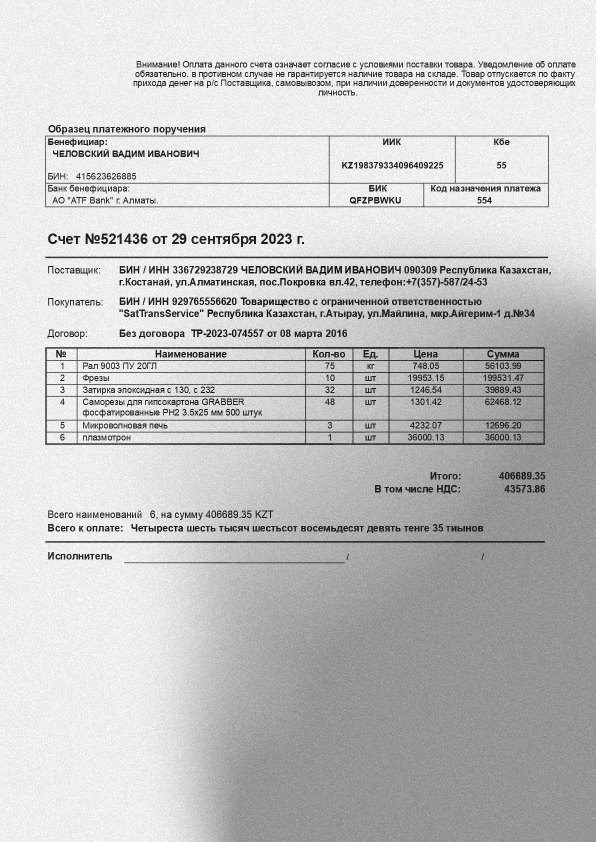
#> input picture distorted_images/invoice_1.jpeg, 1191 x 1684 px (shown at 1/2 size)
$ python -i distortions.py   (imports and definitions only)
#> lines starting #> are read from the running program, lines starting #| are printed output that depends on the picture; after the words box and inside, x2 and y2 are one past the last pixel; in counts of white or black regions, pixels touching at a corner belong together
# -*- coding: utf-8 -*-
'''
Генератор случайных искажений документов в PNG, иммитирующих сканы документов разного качества.
Автор: Коваленко А.В. 12.2023
'''

import random
from PIL import Image, ImageDraw, ImageFilter
import numpy as np
import cv2


# [4 lines left out: function cv_view, not called in this run]


def cv_resize(np_img, k):
    return cv2.resize(np_img, None, fx=k, fy=k)


# Создания абстрактного серого пятна
def create_grey_spot(img):
    width, height = img.width, img.height
    spot = generate_spot(width, height)

    # Рассчёт случайного смещения
    shift_x = random.randint(-width // 2, width // 2)
    shift_y = random.randint(-height // 2, height // 2)

    # Обеспечение, что координаты обрезки находятся в пределах изображения
    left = max(0, min(shift_x, width))
    upper = max(0, min(shift_y, height))
    right = max(width, min(shift_x + width, width * 2))
    lower = max(height, min(shift_y + height, height * 2))

    # Создание нового изображения для смещённого пятна
    shifted_spot = spot.crop((left, upper, right, lower))

    return grey_overlay_images(img, shifted_spot)


# Создания абстрактного белого пятна
# [39 lines left out: functions create_light_spot, create_shadow, create_noise, not called in this run]


def make_gradient_rectangle(width, height, direction='horizontal'):
    gradient = Image.new('L', (width, height), color=0)
    draw = ImageDraw.Draw(gradient)
    direct = width if direction == 'horizontal' else height
    for i in range(direct):
        value = int(55 + 200 * i / (direct - 200))
        draw.line([(i, 0), (i, height)] if direction == 'horizontal' else [(0, i), (width, i)], fill=value)
    return gradient


# Создание абстрактного пятна
def generate_spot(width, height):
    # Создание большего рабочего холста
    canvas_width, canvas_height = width * 2, height * 2
    spot_img = Image.new('L', (canvas_width, canvas_height), 0)

    for _ in range(random.randint(3, 9)):
        radius_x = random.randint(width // 8, width // 2)
        radius_y = random.randint(height // 8, height // 2)
        center_x = random.randint(radius_x+200, canvas_width - radius_x)
        center_y = random.randint(radius_y+200, canvas_height - radius_y)
        angle = random.randint(0, 90)

        gradient = make_gradient_rectangle(radius_x * 2, radius_y * 2, random.choice(['horizontal', 'vertical']))

        mask = Image.new('L', (radius_x * 2, radius_y * 2), 0)
        mask_draw = ImageDraw.Draw(mask)
        mask_draw.ellipse((0, 0, radius_x * 2, radius_y * 2), fill=255)

        masked_gradient = Image.composite(gradient, Image.new('L', gradient.size), mask)

        # Поворот маскированного градиента
        rotated_gradient = masked_gradient.rotate(angle, expand=True)

        # Вычисление новых координат для размещения повернутого эллипса
        new_width, new_height = rotated_gradient.size
        upper_left_x = max(center_x - new_width // 2, 0)
        upper_left_y = max(center_y - new_height // 2, 0)

        # Наложение повернутого эллипса на основное изображение
        spot_img.paste(rotated_gradient, (upper_left_x, upper_left_y), rotated_gradient)

    spot_img = spot_img.filter(ImageFilter.GaussianBlur(random.randint(50, 200)))

    return spot_img


def grey_overlay_images(base_gray, overlay_img):

    # Конвертация изображений в массивы NumPy
    base_array = np.array(base_gray)
    overlay_array = np.array(overlay_img)

    # Ограничение значения пятна
    limited_overlay = np.clip(overlay_array, random.randint(0, 20), 100)

    # Вычитание пятна из базового изображения только там, где это подходит по условию
    result_array = np.where(limited_overlay < base_array, base_array - limited_overlay, base_array)

    return result_array


# [49 lines left out: functions light_overlay_images, random_perspective_change, random_rotate_image, not called in this run]

>>> from PIL import Image
>>> picture = Image.open('distorted_images/invoice_1.jpeg')
#> picture is the input picture: PIL image 1191x1684 L; min 0, max 255, mean 196.7
>>> result = create_grey_spot(picture)
#> after the loop in generate_spot, `for _ in range(random.randint(3, 9)):`:
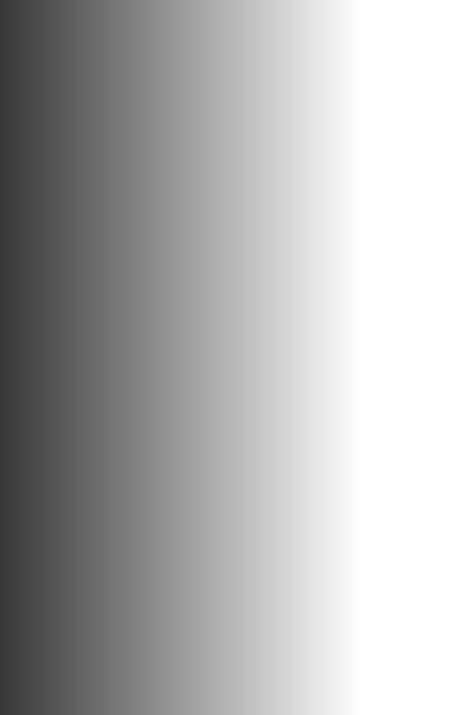
#> gradient: PIL image 922x1430 L (shown at 1/2 size); min 55, max 255, mean 176.2
#> after the loop in generate_spot, `for _ in range(random.randint(3, 9)):`:
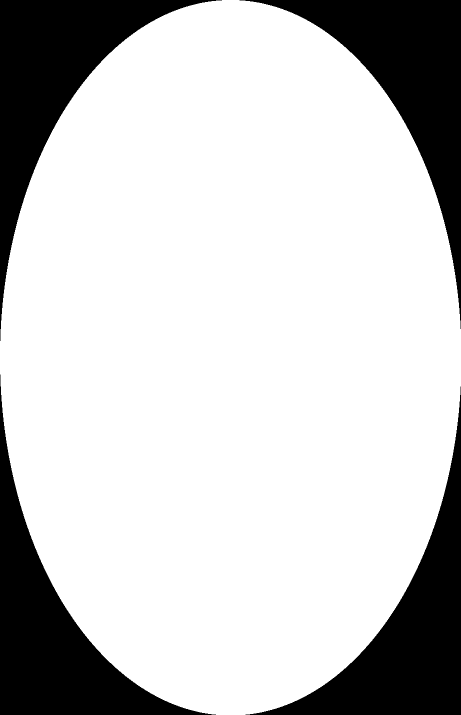
#> mask: PIL image 922x1430 L (shown at 1/2 size); 78.7% white; 4 black regions, box (x1, y1, x2, y2) and area: (0, 0, 444, 682) 70892, (0, 749, 432, 1430) 70448, (479, 0, 922, 658) 70210, (491, 773, 922, 1430) 69767
#> after the loop in generate_spot, `for _ in range(random.randint(3, 9)):`:
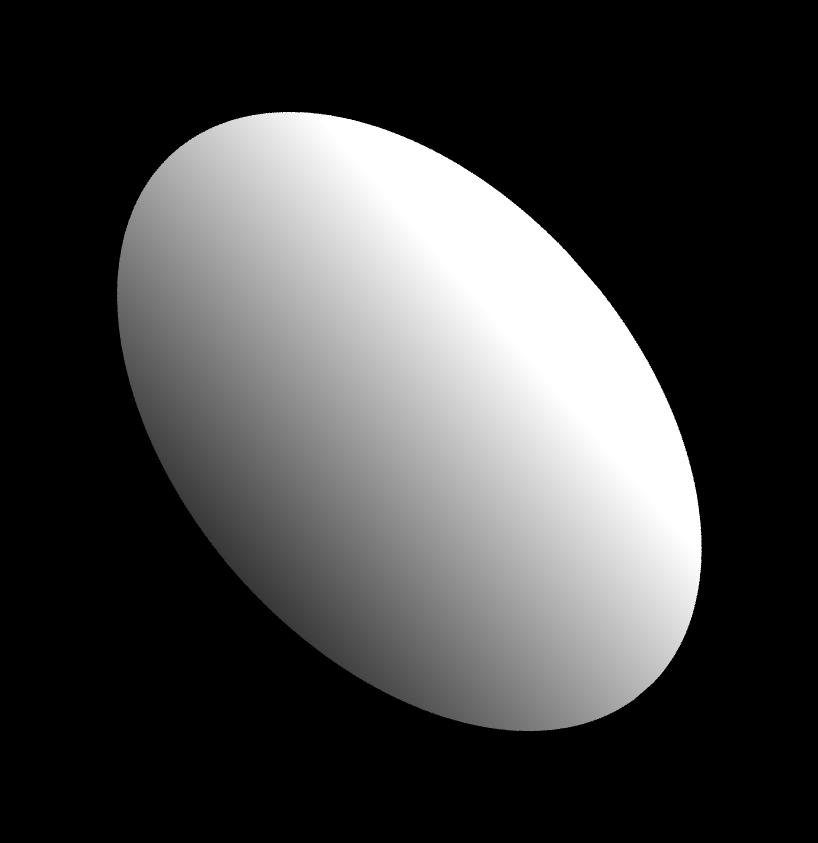
#> rotated_gradient: PIL image 1636x1686 L (shown at 1/2 size); min 0, max 255, mean 67.2
#> after the loop in generate_spot, `for _ in range(random.randint(3, 9)):`:
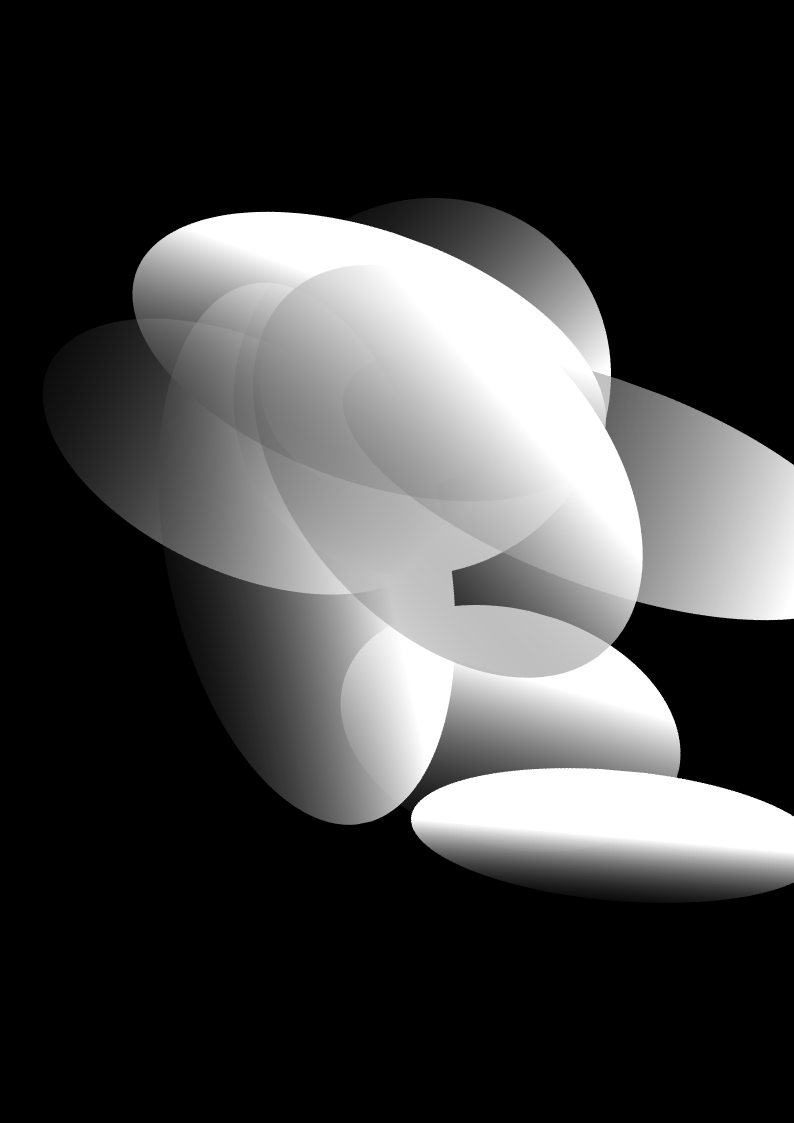
#> spot_img: PIL image 2382x3368 L (shown at 1/3 size); min 0, max 255, mean 64.8
#> in create_grey_spot, `shifted_spot = spot.crop((left, upper, right, lower))`:
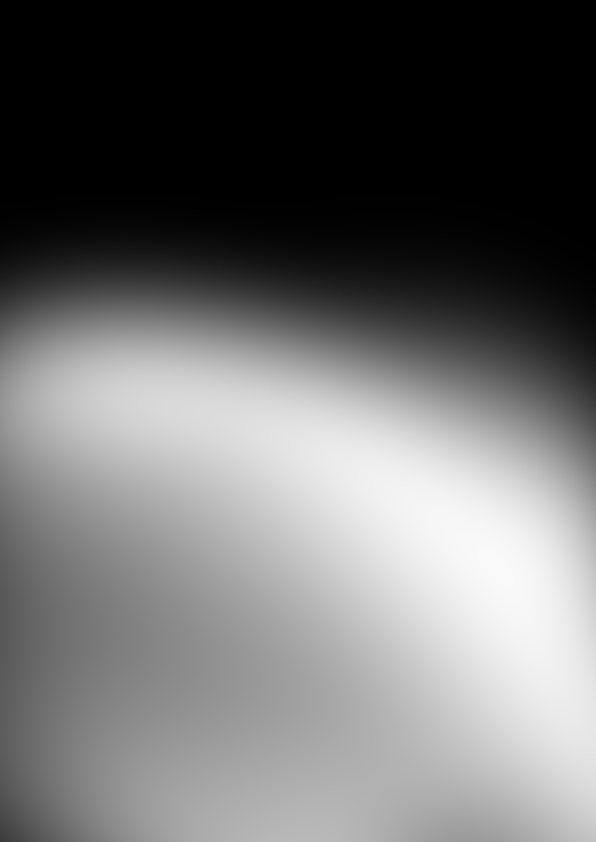
#> shifted_spot: PIL image 1191x1684 L (shown at 1/2 size); min 0, max 249, mean 109.6
#> in grey_overlay_images, `limited_overlay = np.clip(overlay_array, random.randint(0, 20), 100)`:
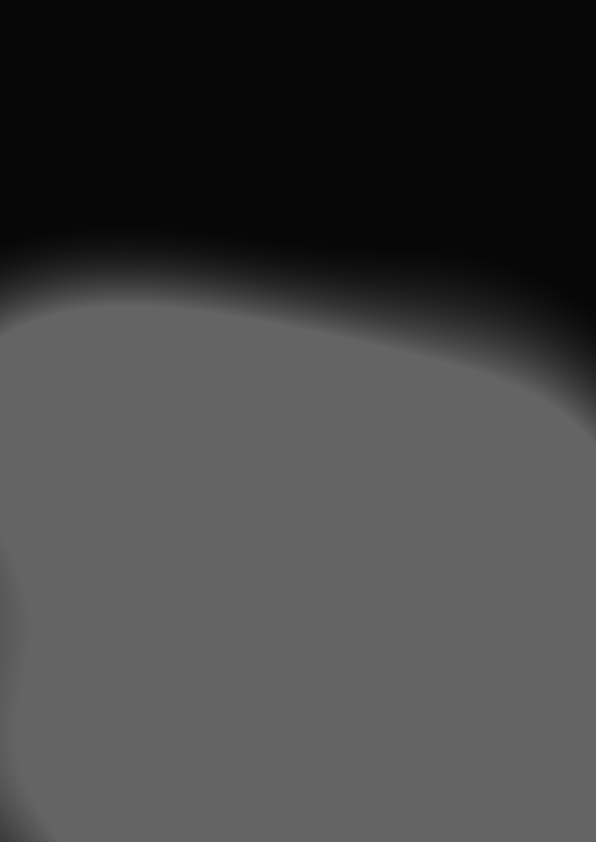
#> limited_overlay: shape (1684, 1191) (shown at 1/2 size); min 7, max 100, mean 66.1
#> in grey_overlay_images, `result_array = np.where(limited_overlay < base_array, base_array - lim..`:
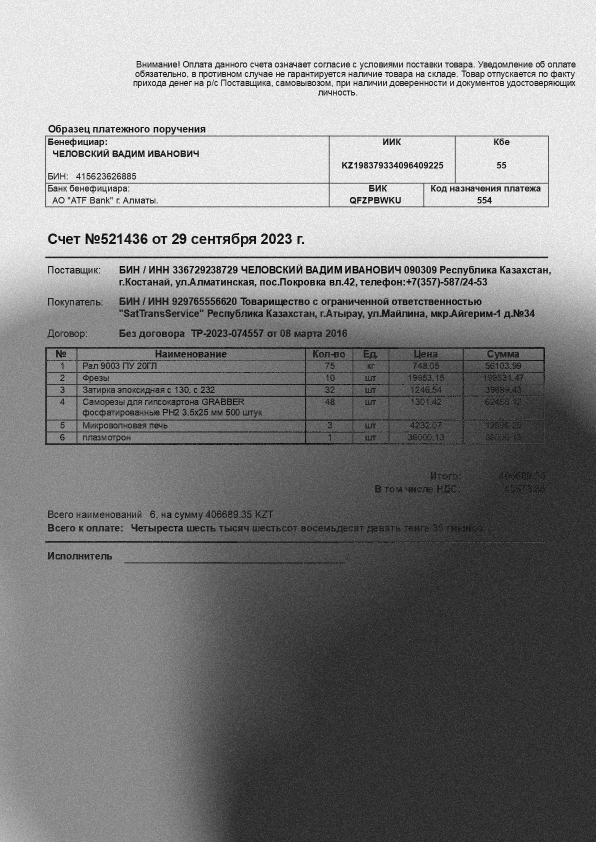
#> result_array: shape (1684, 1191) (shown at 1/2 size); min 0, max 248, mean 133.3

$ run again, on distorted_images/invoice_2.jpeg
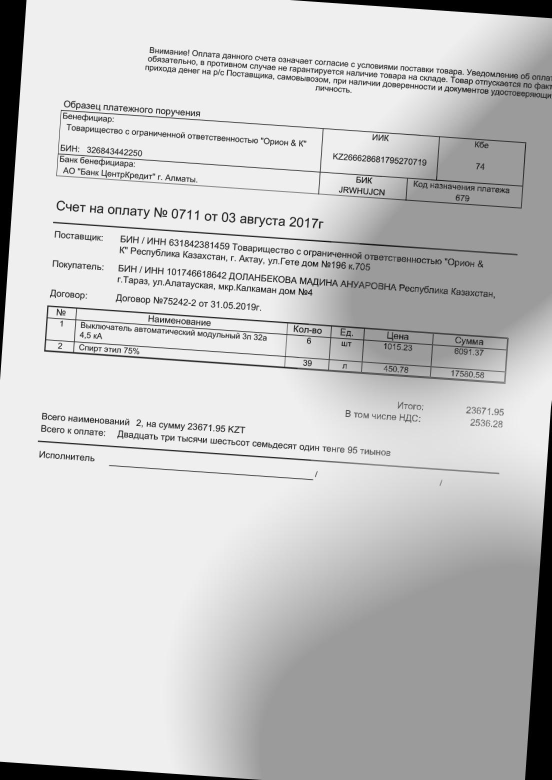
#> input picture distorted_images/invoice_2.jpeg, 1103 x 1560 px (shown at 1/2 size)
#> picture is the input picture: PIL image 1103x1560 L; min 0, max 255, mean 198.3
#> after the loop in generate_spot, `for _ in range(random.randint(3, 9)):`:
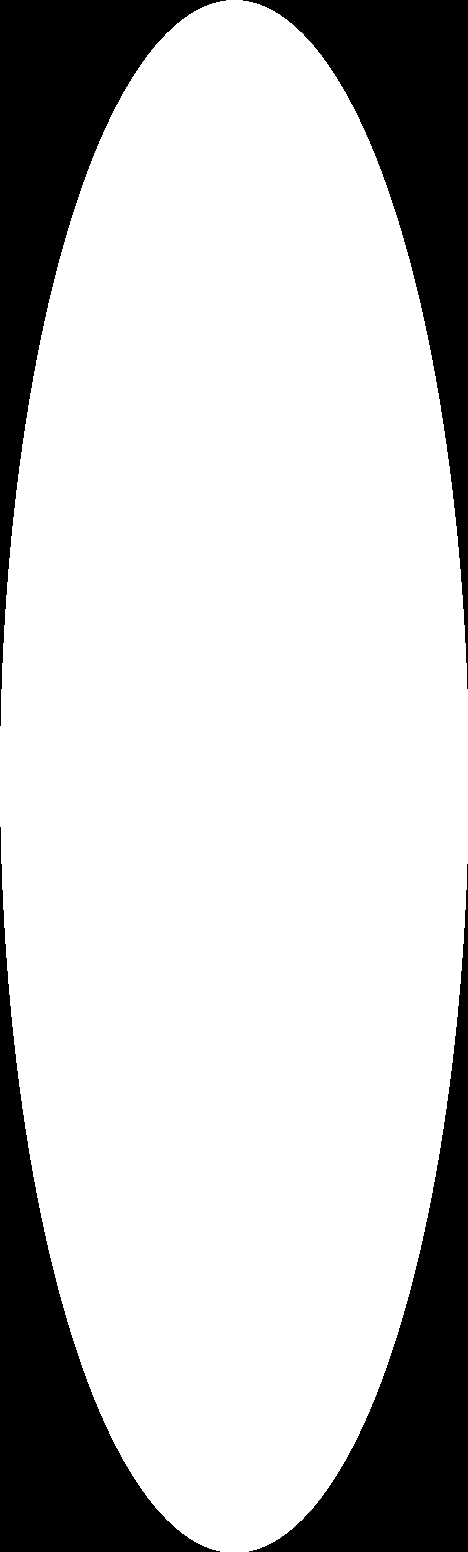
#> mask: PIL image 468x1552 L; 78.7% white; 4 black regions, box (x1, y1, x2, y2) and area: (0, 0, 226, 726) 39069, (0, 827, 220, 1552) 38843, (243, 0, 468, 689) 38343, (249, 864, 468, 1552) 38118
#> in grey_overlay_images, `result_array = np.where(limited_overlay < base_array, base_array - lim..`:
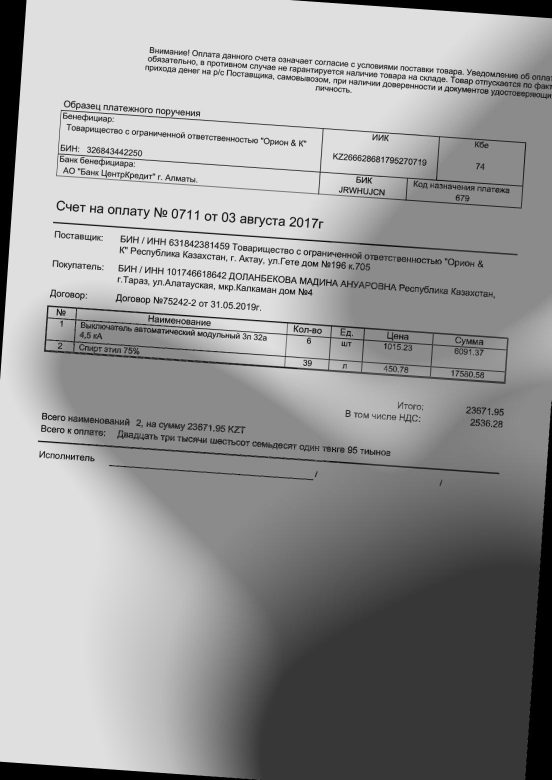
#> result_array: shape (1560, 1103) (shown at 1/2 size); min 0, max 239, mean 151.4

$ run again, on distorted_images/invoice_3.jpeg
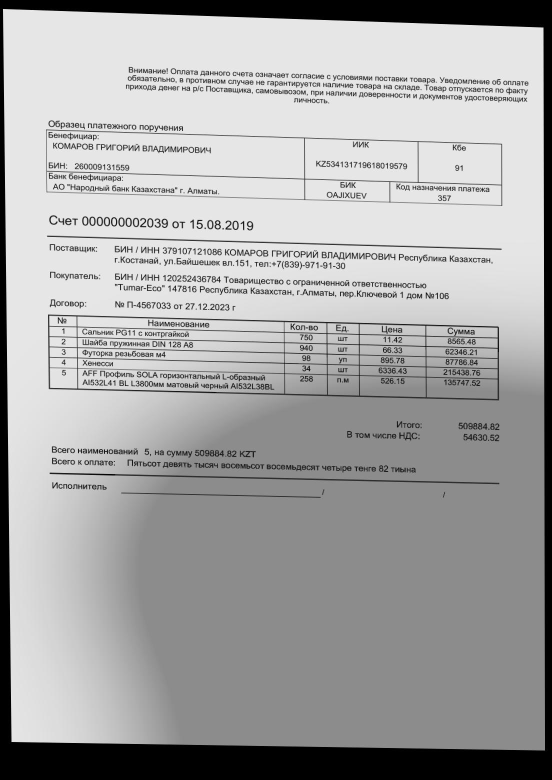
#> input picture distorted_images/invoice_3.jpeg, 1103 x 1560 px (shown at 1/2 size)
#> picture is the input picture: PIL image 1103x1560 L; min 0, max 255, mean 166.1
#> after the loop in generate_spot, `for _ in range(random.randint(3, 9)):`:
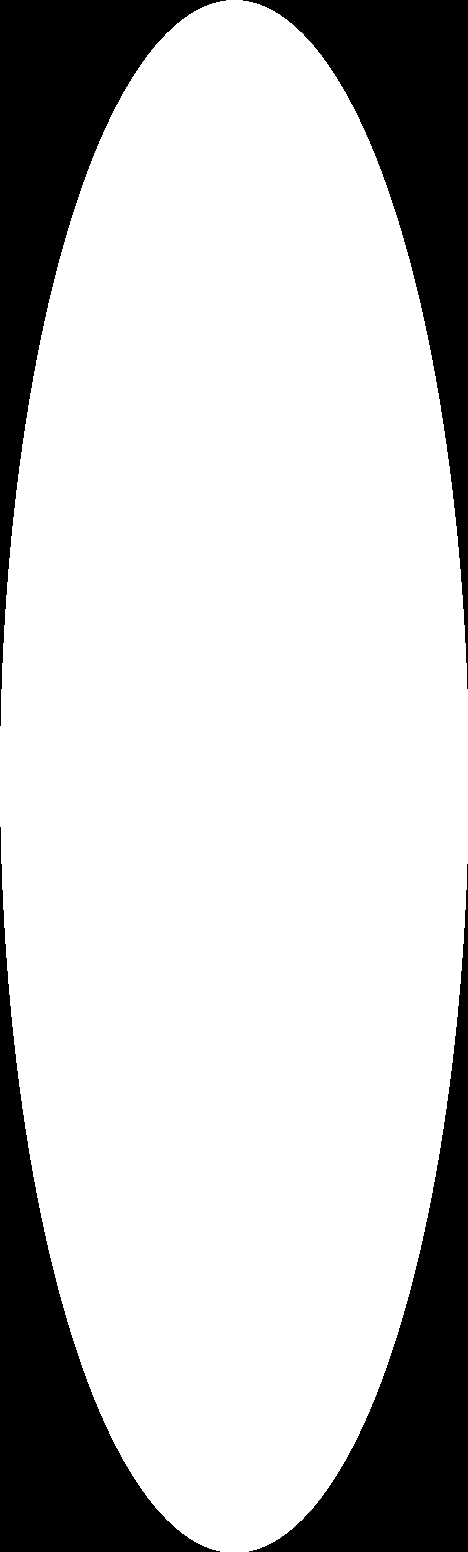
#> mask: PIL image 468x1552 L; 78.7% white; 4 black regions, box (x1, y1, x2, y2) and area: (0, 0, 226, 726) 39069, (0, 827, 220, 1552) 38843, (243, 0, 468, 689) 38343, (249, 864, 468, 1552) 38118
#> in grey_overlay_images, `result_array = np.where(limited_overlay < base_array, base_array - lim..`:
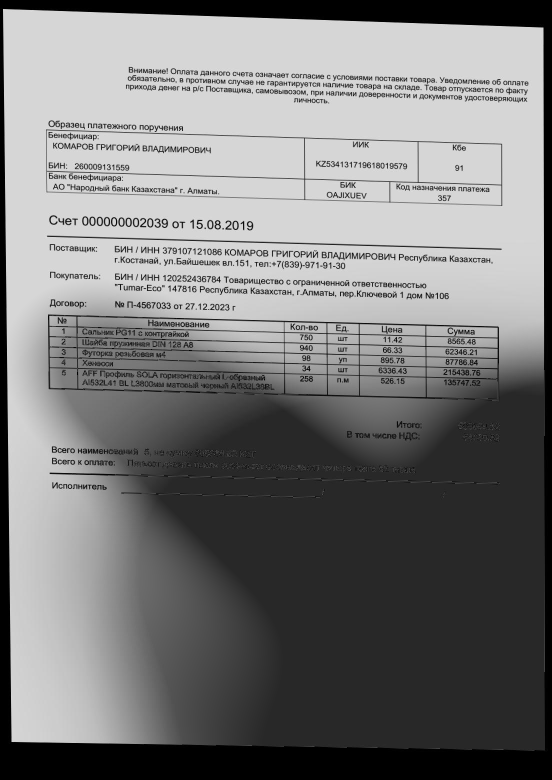
#> result_array: shape (1560, 1103) (shown at 1/2 size); min 0, max 239, mean 122.6

$ run again, on distorted_images/invoice_4.jpeg
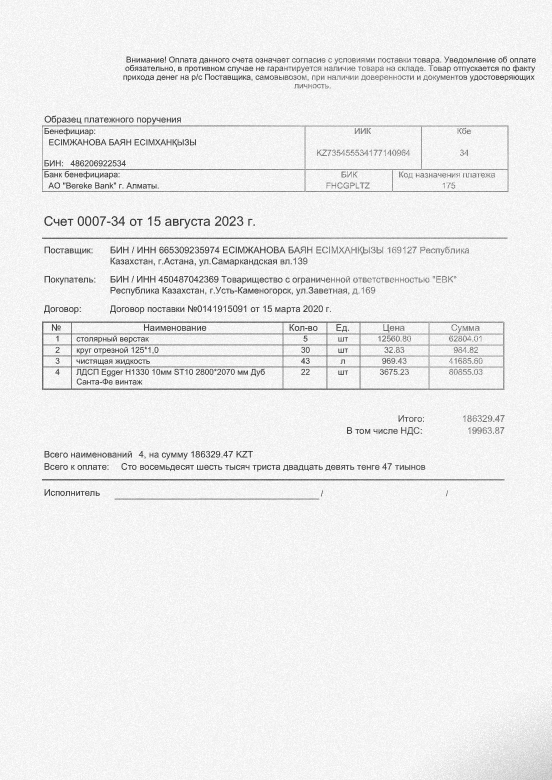
#> input picture distorted_images/invoice_4.jpeg, 1103 x 1560 px (shown at 1/2 size)
#> picture is the input picture: PIL image 1103x1560 L; min 5, max 255, mean 237.8
#> in grey_overlay_images, `result_array = np.where(limited_overlay < base_array, base_array - lim..`:
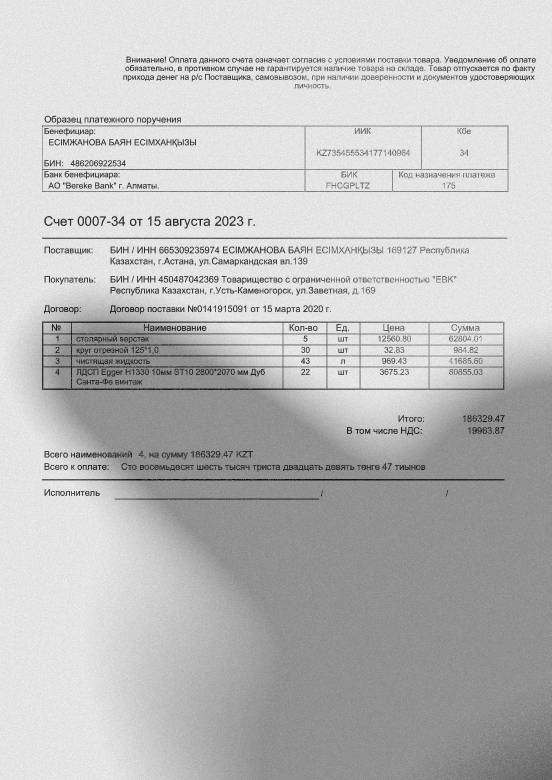
#> result_array: shape (1560, 1103) (shown at 1/2 size); min 1, max 239, mean 189.3
